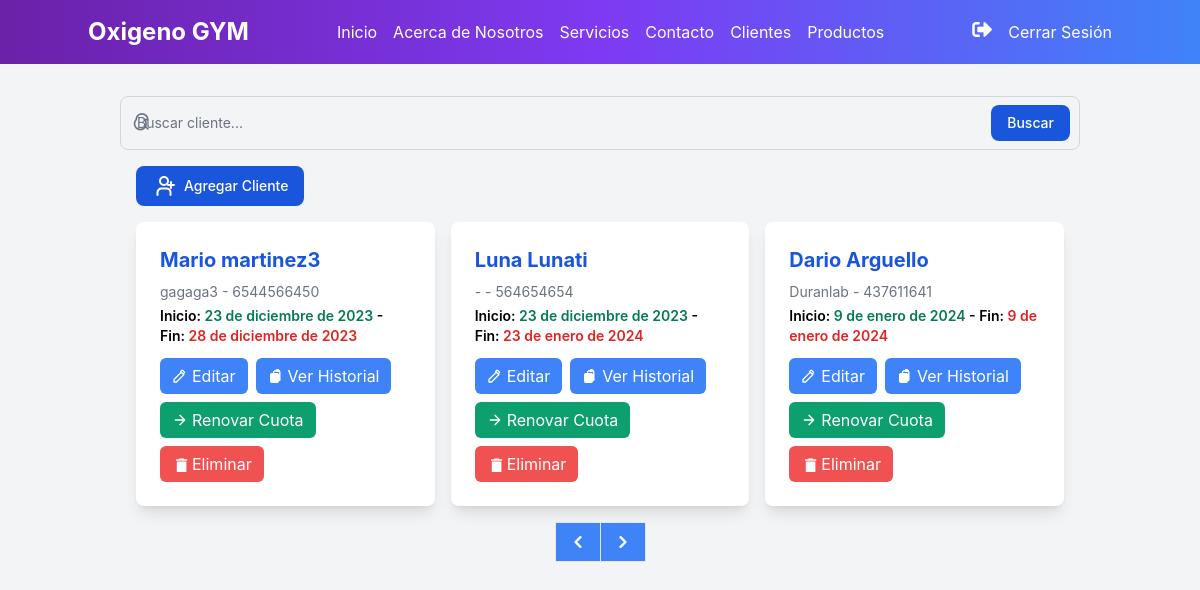
Screenshot of /clientes/crear/ (signed in) with the database file from the repository.
### OxigenoGYMAPP/models.py (models this page shows, shortened)
class Cliente(models.Model):
    id_cliente = models.AutoField(primary_key=True)
    nombre_completo = models.CharField(max_length=100)
    dni = models.CharField(max_length=20, unique=True)
    apodo = models.CharField(max_length=50, blank=True)
    fecha_inicio_cuota = models.DateField(default=default_fecha_inicio, blank=True, null=True)
    fecha_fin_cuota = models.DateField(default=default_fecha_fin, blank=True, null=True)

### OxigenoGYMAPP/views.py (the view)
# urls.py: path('clientes/crear/', views.crear_cliente, name='crear_cliente'),
def crear_cliente(request):
    if request.method == 'POST':
        form = ClienteForm(request.POST)
        if form.is_valid():
            try:
                form.save()
                return redirect('listar_clientes')
            except IntegrityError:
                existing_client = Cliente.objects.get(dni=form.cleaned_data['dni'])
                messages.error(request, f'El cliente con DNI {existing_client.dni} ya existe.')
        else:
            print("Formulario no válido:", form.errors)
    else:
        form = ClienteForm()
    clientes = Cliente.objects.all()
    return render(request, 'clientes.html', {'clientes': clientes, 'form': form})

### OxigenoGYMAPP/forms.py (shortened to what this page needs)
class ClienteForm(forms.ModelForm):
    class Meta:
        model = Cliente
        fields = ['nombre_completo', 'dni', 'apodo', 'fecha_inicio_cuota', 'fecha_fin_cuota']
        widgets = {
            'fecha_inicio_cuota': forms.DateInput(attrs={'type': 'date', 'placeholder': 'YYYY-MM-DD'}, format='%Y-%m-%d'),
            'fecha_fin_cuota': forms.DateInput(attrs={'type': 'date', 'placeholder': 'YYYY-MM-DD'}, format='%Y-%m-%d'),
        }
    def __init__(self, *args, **kwargs):
        super(ClienteForm, self).__init__(*args, **kwargs)
        if self.instance and self.instance.pk:
            self.fields['fecha_inicio_cuota'].initial = self.instance.fecha_inicio_cuota
            self.fields['fecha_fin_cuota'].initial = self.instance.fecha_fin_cuota

### OxigenoGYMAPP/models.py (called while the page is built)
def default_fecha_inicio():
    return datetime.now().date()

def default_fecha_fin():
    return (datetime.now() + timedelta(days=30)).date()

### OxigenoGYMAPP/templates/clientes.html (shortened to what this page needs)
{% extends 'base.html' %}
{% block content %}
<link href="https://cdnjs.cloudflare.com/ajax/libs/flowbite/2.2.0/flowbite.min.css" rel="stylesheet" />
<div class="container mx-auto p-4">
    <form method="get" action="{% url 'listar_clientes' %}">
        <div class="relative">
            <div class="absolute inset-y-0 left-0 flex items-center pl-3 pointer-events-none">
            </div>
            <input type="search" name="q" id="default-search" class="block w-full p-4 pl-12 text-sm text-gray-900 placeholder-gray-500 bg-gray-100 border border-gray-300 rounded-lg focus:ring-blue-500 focus:border-blue-500 dark:bg-gray-700 dark:border-gray-600 dark:placeholder-gray-400 dark:text-white dark:focus:ring-blue-500 dark:focus:border-blue-500" placeholder="Buscar cliente..." required>
            <button type="submit" class="absolute top-1/2 right-2.5 transform -translate-y-1/2 px-4 py-2 text-sm font-medium text-white bg-blue-700 rounded-lg hover:bg-blue-800 focus:outline-none focus:ring-4 focus:ring-blue-300 dark:bg-blue-600 dark:hover:bg-blue-700 dark:focus:ring-blue-800">Buscar</button>
        </div>
    </form>
<div class="container mx-auto p-4">
    <div class="mb-4 text-right">
        <button onclick="abrirModal('agregarClienteModal')" class="flex items-center text-white bg-blue-700 hover:bg-blue-800 focus:ring-4 focus:outline-none focus:ring-blue-300 font-medium rounded-lg text-sm px-4 py-2 text-center dark:bg-blue-600 dark:hover:bg-blue-700 dark:focus:ring-blue-800">
            <svg class="w-6 h-6 mr-2" viewBox="0 0 24 24" stroke-width="2" stroke="currentColor" fill="none" stroke-linecap="round" stroke-linejoin="round">
                <path stroke="none" d="M0 0h24v24H0z"/>
                <circle cx="12" cy="7" r="4" />
                <path d="M5.5 21v-2.5a4 4 0 0 1 4-4h5a4 4 0 0 1 4 4V21" />
                <path d="M16 11h6m-3 -3v6" />
            </svg>
            Agregar Cliente
        </button>
    </div>
    {% if clientes %}
    <div class="grid grid-cols-1 md:grid-cols-2 lg:grid-cols-3 gap-4">
        {% for cliente in clientes %}
            <div class="bg-white p-6 rounded-lg shadow-lg transition duration-300 ease-in-out hover:shadow-xl">
                <h2 class="text-xl font-bold text-blue-700 mb-2">{{ cliente.nombre_completo }}</h2>
                <p class="text-sm text-gray-500 mb-1">{{ cliente.apodo }} - {{ cliente.dni }}</p>
                <p class="text-sm font-semibold mb-3">Inicio: <span class="text-green-600">{{ cliente.fecha_inicio_cuota }}</span> - Fin: <span class="text-red-600">{{ cliente.fecha_fin_cuota }}</span></p>
                <div class="flex flex-wrap gap-2">
                    <button onclick="abrirModalEditar('{{ cliente.id_cliente }}')" class="flex items-center px-3 py-1.5 bg-blue-500 hover:bg-blue-600 focus:ring-2 focus:ring-blue-300 transition-all duration-300 text-white rounded-md focus:outline-none">
                        Editar
                    </button>
                    <button onclick="abrirModalHistorial('{{ cliente.id_cliente }}')" class="flex items-center px-3 py-1.5 bg-blue-500 hover:bg-blue-600 focus:ring-2 focus:ring-blue-300 transition-all duration-300 text-white rounded-md focus:outline-none">
                        Ver Historial
                    </button>
                    <button onclick="abrirModalRenovar('{{ cliente.id_cliente }}')" class="flex items-center px-3 py-1.5 bg-green-500 hover:bg-green-600 focus:ring-2 focus:ring-green-300 transition-all duration-300 text-white rounded-md focus:outline-none">
                        <svg xmlns="http://www.w3.org/2000/svg" class="h-4 w-4 mr-1" fill="none" viewBox="0 0 24 24" stroke="currentColor" stroke-width="2" aria-label="Renovar cuota">
                            <path stroke-linecap="round" stroke-linejoin="round" d="M5 12h14M12 5l7 7-7 7"></path>
                        </svg>
                        Renovar Cuota
                    </button>
                    <form onsubmit="return confirm('¿Estás seguro de querer eliminar este cliente?');" action="{% url 'eliminar_cliente' cliente.id_cliente %}" method="post" class="inline">
                        <button type="submit" class="flex items-center px-3 py-1.5 bg-red-500 hover:bg-red-600 focus:ring-2 focus:ring-red-300 transition-all duration-300 text-white rounded-md focus:outline-none">
                            <svg class="w-4 h-4 mr-1" fill="currentColor" viewBox="0 0 20 20" aria-label="Eliminar cliente">
                                <path d="M6 19c0 1.1.9 2 2 2h8c1.1 0 2-.9 2-2V7H6v12zM19 4h-3.5l-1-1h-5l-1 1H5v2h14V4z"></path>
                            </svg>
                            Eliminar
                        </button>
                    </form>
                </div>
            </div>
        {% endfor %}
    </div>
{% endif %}
<div class="flex justify-center mt-4">
    <nav class="flex items-center -space-x-px h-10 text-base">
        <a href="?page=1" class="flex items-center justify-center px-4 h-10 text-white bg-blue-500 border border-blue-500 rounded-l-md transition duration-300 ease-in-out transform hover:bg-blue-600 hover:scale-105">
            <svg class="w-3 h-3 rtl:rotate-180" aria-hidden="true" xmlns="http://www.w3.org/2000/svg" fill="none" viewBox="0 0 6 10">
                <path stroke="currentColor" stroke-linecap="round" stroke-linejoin="round" stroke-width="2" d="M5 1 1 5l4 4"/>
            </svg>
        </a>
        <a href="?page={{ clientes.paginator.num_pages }}" class="flex items-center justify-center px-4 h-10 text-white bg-blue-500 border border-blue-500 rounded-r-md transition duration-300 ease-in-out transform hover:bg-blue-600 hover:scale-105">
            <svg class="w-3 h-3" aria-hidden="true" xmlns="http://www.w3.org/2000/svg" fill="none" viewBox="0 0 6 10">
                <path stroke="currentColor" stroke-linecap="round" stroke-linejoin="round" stroke-width="2" d="m1 9 4-4-4-4"/>
            </svg>
        </a>
    </nav>
</div>
</body>
{% endblock %}

### rows the page displays
Cliente: nombre_completo "Mario martinez3", apodo "gagaga3", dni "6544566450", fecha_inicio_cuota "23 de diciembre de 2023", fecha_fin_cuota "28 de diciembre de 2023"
Cliente: nombre_completo "Luna Lunati", apodo "-", dni "564654654", fecha_inicio_cuota "23 de diciembre de 2023", fecha_fin_cuota "23 de enero de 2024"
Cliente: nombre_completo "Dario Arguello", apodo "Duranlab", dni "437611641", fecha_inicio_cuota "9 de enero de 2024", fecha_fin_cuota "9 de enero de 2024"
